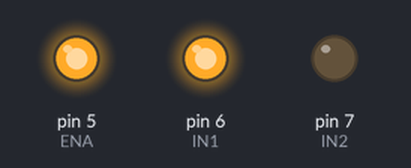
A sketch run on a simulated Arduino Uno, built with avr-gcc and run on an emulated ATmega328P. On the bench: output pins drawn as LEDs (lit = HIGH).

Above: at 0.1 s.
Timing chart, 0 to 1.6 s (numbered marks = the images above):
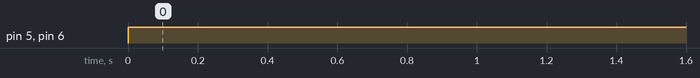

Measured:
- by itself, pin 5 (ENA), pin 6 (IN1): LOW → HIGH at 0.00 s

The sketch:

Water_Pump.ino
```cpp
#define ENA 5
#define IN1 6
#define IN2 7

void setup() {
  pinMode(ENA, OUTPUT);
  pinMode(IN1, OUTPUT);
  pinMode(IN2, OUTPUT);
}

void loop(){
  // 정방향 회전
  digitalWrite(ENA, HIGH);
  digitalWrite(IN1, HIGH);
  digitalWrite(IN2, LOW);
}
```
